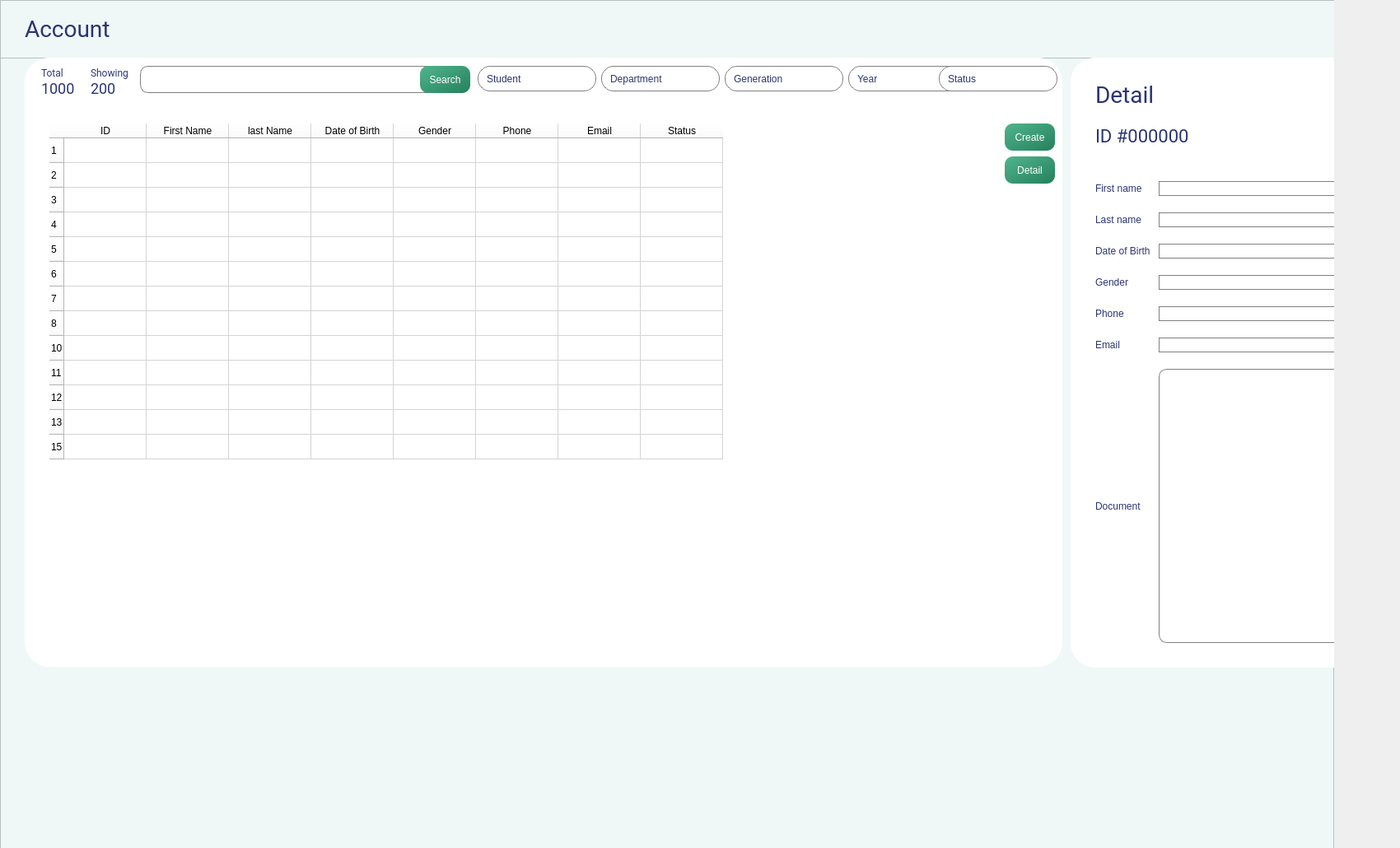
<?xml version="1.0" encoding="UTF-8"?>
<ui version="4.0">
 <class>account</class>
 <widget class="QWidget" name="account">
  <property name="geometry">
   <rect>
    <x>0</x>
    <y>0</y>
    <width>1700</width>
    <height>1030</height>
   </rect>
  </property>
  <property name="windowTitle">
   <string>Form</string>
  </property>
  <widget class="QFrame" name="frame_main">
   <property name="geometry">
    <rect>
     <x>0</x>
     <y>0</y>
     <width>1620</width>
     <height>1080</height>
    </rect>
   </property>
   <property name="styleSheet">
    <string notr="true">background-color: rgb(239, 248, 247);</string>
   </property>
   <property name="frameShape">
    <enum>QFrame::StyledPanel</enum>
   </property>
   <property name="frameShadow">
    <enum>QFrame::Raised</enum>
   </property>
   <widget class="QFrame" name="frame_top">
    <property name="geometry">
     <rect>
      <x>0</x>
      <y>0</y>
      <width>1681</width>
      <height>71</height>
     </rect>
    </property>
    <property name="frameShape">
     <enum>QFrame::StyledPanel</enum>
    </property>
    <property name="frameShadow">
     <enum>QFrame::Raised</enum>
    </property>
    <widget class="QLabel" name="main_titile">
     <property name="geometry">
      <rect>
       <x>30</x>
       <y>20</y>
       <width>181</width>
       <height>31</height>
      </rect>
     </property>
     <property name="font">
      <font>
       <family>Roboto</family>
       <pointsize>-1</pointsize>
       <weight>50</weight>
       <italic>false</italic>
       <bold>false</bold>
      </font>
     </property>
     <property name="styleSheet">
      <string notr="true">color: rgb(43, 53, 114);
font-size: 28px;</string>
     </property>
     <property name="text">
      <string>Account</string>
     </property>
    </widget>
   </widget>
   <widget class="QFrame" name="frame_main_panel">
    <property name="geometry">
     <rect>
      <x>30</x>
      <y>70</y>
      <width>1260</width>
      <height>740</height>
     </rect>
    </property>
    <property name="maximumSize">
     <size>
      <width>1651</width>
      <height>971</height>
     </size>
    </property>
    <property name="styleSheet">
     <string notr="true">background-color: rgb(255, 255, 255);
border-radius:30px;</string>
    </property>
    <property name="frameShape">
     <enum>QFrame::StyledPanel</enum>
    </property>
    <property name="frameShadow">
     <enum>QFrame::Raised</enum>
    </property>
    <widget class="QLabel" name="main_titile_2">
     <property name="geometry">
      <rect>
       <x>20</x>
       <y>10</y>
       <width>31</width>
       <height>16</height>
      </rect>
     </property>
     <property name="font">
      <font>
       <family>Roboto</family>
       <pointsize>-1</pointsize>
       <weight>50</weight>
       <italic>false</italic>
       <bold>false</bold>
      </font>
     </property>
     <property name="styleSheet">
      <string notr="true">color: rgb(43, 53, 114);
font-size: 12px;</string>
     </property>
     <property name="text">
      <string>Total</string>
     </property>
    </widget>
    <widget class="QLabel" name="main_titile_3">
     <property name="geometry">
      <rect>
       <x>20</x>
       <y>30</y>
       <width>41</width>
       <height>16</height>
      </rect>
     </property>
     <property name="font">
      <font>
       <family>Roboto</family>
       <pointsize>-1</pointsize>
       <weight>50</weight>
       <italic>false</italic>
       <bold>false</bold>
      </font>
     </property>
     <property name="styleSheet">
      <string notr="true">color: rgb(43, 53, 114);
font-size: 18px;</string>
     </property>
     <property name="text">
      <string>1000</string>
     </property>
    </widget>
    <widget class="QLabel" name="main_titile_4">
     <property name="geometry">
      <rect>
       <x>80</x>
       <y>30</y>
       <width>31</width>
       <height>16</height>
      </rect>
     </property>
     <property name="font">
      <font>
       <family>Roboto</family>
       <pointsize>-1</pointsize>
       <weight>50</weight>
       <italic>false</italic>
       <bold>false</bold>
      </font>
     </property>
     <property name="styleSheet">
      <string notr="true">color: rgb(43, 53, 114);
font-size: 18px;</string>
     </property>
     <property name="text">
      <string>200</string>
     </property>
    </widget>
    <widget class="QLabel" name="main_titile_5">
     <property name="geometry">
      <rect>
       <x>80</x>
       <y>10</y>
       <width>51</width>
       <height>16</height>
      </rect>
     </property>
     <property name="font">
      <font>
       <family>Roboto</family>
       <pointsize>-1</pointsize>
       <weight>50</weight>
       <italic>false</italic>
       <bold>false</bold>
      </font>
     </property>
     <property name="styleSheet">
      <string notr="true">color: rgb(43, 53, 114);
font-size: 12px;</string>
     </property>
     <property name="text">
      <string>Showing</string>
     </property>
    </widget>
    <widget class="QTableWidget" name="tableWidget">
     <property name="geometry">
      <rect>
       <x>30</x>
       <y>80</y>
       <width>1121</width>
       <height>631</height>
      </rect>
     </property>
     <property name="font">
      <font>
       <family>Roboto</family>
       <pointsize>8</pointsize>
       <weight>50</weight>
       <italic>false</italic>
       <bold>false</bold>
      </font>
     </property>
     <property name="styleSheet">
      <string notr="true">QWidget
{
    background-color: #fff;
    color: #000;
	color: rgb(43, 53, 114);
	font: 8pt &quot;Roboto&quot;;
}

QHeaderView::section
{
    background-color: #f0f9f8;
    font-size: 14pt;
    border-style: none;
    border-bottom: 1px solid #fffff8;
    border-right: 1px solid #fffff8;
}

QHeaderView::section:horizontal
{

}

QHeaderView::section:vertical
{

}
*/

QHeaderView::section
{
    background-color: #FCFCFC;
    padding: 4px;
    font: italic large &quot;Times New Roman&quot;;
    border-style: none;
    border-bottom: 1px solid #BCBCBC;
    border-right: 1px solid  #BCBCBC;
}

QHeaderView::section:checked
{
    background-color: #009507;
    font: bold italic;
}

QTableView
{

    font-size: 12pt;
    font: bold italic large &quot;Times New Roman&quot;;
}

QTableView QTableCornerButton::section
{
    background-color: #FCFCFC;
    border: 1px solid #BCBCBC;
}

QTableView::item::selected
{
    selection-background-color: #E6FFBF;
    selection-color:black;
}

QTableView::item::hover
{
    background-color: #C8EDFF;
    selection-color:black;
}</string>
     </property>
     <row>
      <property name="text">
       <string>1</string>
      </property>
     </row>
     <row>
      <property name="text">
       <string>2</string>
      </property>
     </row>
     <row>
      <property name="text">
       <string>3</string>
      </property>
     </row>
     <row>
      <property name="text">
       <string>4</string>
      </property>
     </row>
     <row>
      <property name="text">
       <string>5</string>
      </property>
     </row>
     <row>
      <property name="text">
       <string>6</string>
      </property>
     </row>
     <row>
      <property name="text">
       <string>7</string>
      </property>
     </row>
     <row>
      <property name="text">
       <string>8</string>
      </property>
     </row>
     <row>
      <property name="text">
       <string>10</string>
      </property>
     </row>
     <row>
      <property name="text">
       <string>11</string>
      </property>
     </row>
     <row>
      <property name="text">
       <string>12</string>
      </property>
     </row>
     <row>
      <property name="text">
       <string>13</string>
      </property>
     </row>
     <row>
      <property name="text">
       <string>15</string>
      </property>
     </row>
     <column>
      <property name="text">
       <string>ID</string>
      </property>
     </column>
     <column>
      <property name="text">
       <string>First Name</string>
      </property>
     </column>
     <column>
      <property name="text">
       <string>last Name</string>
      </property>
     </column>
     <column>
      <property name="text">
       <string>Date of Birth</string>
      </property>
     </column>
     <column>
      <property name="text">
       <string>Gender</string>
      </property>
     </column>
     <column>
      <property name="text">
       <string>Phone</string>
      </property>
     </column>
     <column>
      <property name="text">
       <string>Email</string>
      </property>
     </column>
     <column>
      <property name="text">
       <string>Status</string>
      </property>
     </column>
    </widget>
    <widget class="QTextEdit" name="textEdit">
     <property name="geometry">
      <rect>
       <x>140</x>
       <y>10</y>
       <width>381</width>
       <height>33</height>
      </rect>
     </property>
     <property name="cursor" stdset="0">
      <cursorShape>IBeamCursor</cursorShape>
     </property>
     <property name="styleSheet">
      <string notr="true">border-radius:10px;
font: 14pt &quot;Roboto&quot;;
color: rgb(43, 53, 114);
 border: 1px solid gray;</string>
     </property>
     <property name="html">
      <string>&lt;!DOCTYPE HTML PUBLIC &quot;-//W3C//DTD HTML 4.0//EN&quot; &quot;http://www.w3.org/TR/REC-html40/strict.dtd&quot;&gt;
&lt;html&gt;&lt;head&gt;&lt;meta name=&quot;qrichtext&quot; content=&quot;1&quot; /&gt;&lt;style type=&quot;text/css&quot;&gt;
p, li { white-space: pre-wrap; }
&lt;/style&gt;&lt;/head&gt;&lt;body style=&quot; font-family:'Roboto'; font-size:14pt; font-weight:400; font-style:normal;&quot;&gt;
&lt;p style=&quot;-qt-paragraph-type:empty; margin-top:0px; margin-bottom:0px; margin-left:5px; margin-right:0px; -qt-block-indent:0; text-indent:0px;&quot;&gt;&lt;br /&gt;&lt;/p&gt;&lt;/body&gt;&lt;/html&gt;</string>
     </property>
    </widget>
    <widget class="QLabel" name="lable_search">
     <property name="geometry">
      <rect>
       <x>460</x>
       <y>20</y>
       <width>21</width>
       <height>16</height>
      </rect>
     </property>
     <property name="font">
      <font>
       <family>Roboto</family>
       <pointsize>-1</pointsize>
       <weight>50</weight>
       <italic>false</italic>
       <bold>false</bold>
      </font>
     </property>
     <property name="styleSheet">
      <string notr="true">color: rgb(43, 53, 114);
font-size: 12px;</string>
     </property>
     <property name="text">
      <string/>
     </property>
     <property name="pixmap">
      <pixmap>:/image/icon/image/icon/search.svg</pixmap>
     </property>
    </widget>
    <widget class="QPushButton" name="pushButton">
     <property name="geometry">
      <rect>
       <x>480</x>
       <y>10</y>
       <width>61</width>
       <height>33</height>
      </rect>
     </property>
     <property name="cursor">
      <cursorShape>PointingHandCursor</cursorShape>
     </property>
     <property name="styleSheet">
      <string notr="true">background-color: qlineargradient(spread:pad, x1:0, y1:0, x2:1, y2:1, stop:0 rgba(81, 181, 142, 255), stop:1 rgba(36, 128, 91, 255));
color:#fff;
font: 12pt &quot;Roboto&quot;;
border-radius:10px;</string>
     </property>
     <property name="text">
      <string>Search</string>
     </property>
    </widget>
    <widget class="QComboBox" name="comboBox_Account_Type">
     <property name="geometry">
      <rect>
       <x>550</x>
       <y>10</y>
       <width>144</width>
       <height>31</height>
      </rect>
     </property>
     <property name="styleSheet">
      <string notr="true">QComboBox {
    border: 1px solid gray;
    border-radius: 15px;
    padding: 1px 18px 1px 10px;
    min-width: 6em;
font: 12pt &quot;Roboto&quot;;
color: rgb(43, 53, 114);
}

QComboBox:editable {
    background: white;
}

QComboBox:!editable, QComboBox::drop-down:editable {
     background-color:#fff;
	font: 12pt &quot;Roboto&quot;;
	color: rgb(43, 53, 114);
}

/* QComboBox gets the &quot;on&quot; state when the popup is open */
QComboBox:!editable:on, QComboBox::drop-down:editable:on {
       background-color:#fff;
}

QComboBox:on { /* shift the text when the popup opens */
	font: 12pt &quot;Roboto&quot;;
	color: rgb(43, 53, 114);
}

QComboBox::drop-down {
    subcontrol-origin: padding;
    subcontrol-position: top right;
    width: 15px;
	font: 12pt &quot;Roboto&quot;;
	color: rgb(43, 53, 114);
    border-left-width: 1px;
    border-left-color: darkgray;
	
    border-top-right-radius: 3px; /* same radius as the QComboBox */
    border-bottom-right-radius: 3px;
}

QComboBox::down-arrow {
    padding-right:13px;
	image: url(:/logo/image/caret-down-fill.png);
}

QComboBox::down-arrow:on { /* shift the arrow when popup is open */
    top: 1px;
    left: 1px;
}</string>
     </property>
     <item>
      <property name="text">
       <string>Student</string>
      </property>
     </item>
     <item>
      <property name="text">
       <string>Teacher</string>
      </property>
     </item>
     <item>
      <property name="text">
       <string>Admin</string>
      </property>
     </item>
    </widget>
    <widget class="QComboBox" name="comboBox_Account_Type_2">
     <property name="geometry">
      <rect>
       <x>700</x>
       <y>10</y>
       <width>144</width>
       <height>31</height>
      </rect>
     </property>
     <property name="styleSheet">
      <string notr="true">QComboBox {
    border: 1px solid gray;
    border-radius: 15px;
    padding: 1px 18px 1px 10px;
    min-width: 6em;
font: 12pt &quot;Roboto&quot;;
color: rgb(43, 53, 114);
}

QComboBox:editable {
    background: white;
}

QComboBox:!editable, QComboBox::drop-down:editable {
     background-color:#fff;
	font: 12pt &quot;Roboto&quot;;
	color: rgb(43, 53, 114);
}

/* QComboBox gets the &quot;on&quot; state when the popup is open */
QComboBox:!editable:on, QComboBox::drop-down:editable:on {
       background-color:#fff;
}

QComboBox:on { /* shift the text when the popup opens */
	font: 12pt &quot;Roboto&quot;;
	color: rgb(43, 53, 114);
}

QComboBox::drop-down {
    subcontrol-origin: padding;
    subcontrol-position: top right;
    width: 15px;
	font: 12pt &quot;Roboto&quot;;
	color: rgb(43, 53, 114);
    border-left-width: 1px;
    border-left-color: darkgray;
	
    border-top-right-radius: 3px; /* same radius as the QComboBox */
    border-bottom-right-radius: 3px;
}

QComboBox::down-arrow {
    padding-right:13px;
	image: url(:/logo/image/caret-down-fill.png);
}

QComboBox::down-arrow:on { /* shift the arrow when popup is open */
    top: 1px;
    left: 1px;
}</string>
     </property>
     <item>
      <property name="text">
       <string>Department</string>
      </property>
     </item>
    </widget>
    <widget class="QComboBox" name="comboBox_Account_Type_3">
     <property name="geometry">
      <rect>
       <x>850</x>
       <y>10</y>
       <width>144</width>
       <height>31</height>
      </rect>
     </property>
     <property name="styleSheet">
      <string notr="true">QComboBox {
    border: 1px solid gray;
    border-radius: 15px;
    padding: 1px 18px 1px 10px;
    min-width: 6em;
font: 12pt &quot;Roboto&quot;;
color: rgb(43, 53, 114);
}

QComboBox:editable {
    background: white;
}

QComboBox:!editable, QComboBox::drop-down:editable {
     background-color:#fff;
	font: 12pt &quot;Roboto&quot;;
	color: rgb(43, 53, 114);
}

/* QComboBox gets the &quot;on&quot; state when the popup is open */
QComboBox:!editable:on, QComboBox::drop-down:editable:on {
       background-color:#fff;
}

QComboBox:on { /* shift the text when the popup opens */
	font: 12pt &quot;Roboto&quot;;
	color: rgb(43, 53, 114);
}

QComboBox::drop-down {
    subcontrol-origin: padding;
    subcontrol-position: top right;
    width: 15px;
	font: 12pt &quot;Roboto&quot;;
	color: rgb(43, 53, 114);
    border-left-width: 1px;
    border-left-color: darkgray;
	
    border-top-right-radius: 3px; /* same radius as the QComboBox */
    border-bottom-right-radius: 3px;
}

QComboBox::down-arrow {
    padding-right:13px;
	image: url(:/logo/image/caret-down-fill.png);
}

QComboBox::down-arrow:on { /* shift the arrow when popup is open */
    top: 1px;
    left: 1px;
}</string>
     </property>
     <item>
      <property name="text">
       <string>Generation</string>
      </property>
     </item>
    </widget>
    <widget class="QComboBox" name="comboBox_Account_Type_4">
     <property name="geometry">
      <rect>
       <x>1000</x>
       <y>10</y>
       <width>144</width>
       <height>31</height>
      </rect>
     </property>
     <property name="minimumSize">
      <size>
       <width>144</width>
       <height>0</height>
      </size>
     </property>
     <property name="maximumSize">
      <size>
       <width>100</width>
       <height>16777215</height>
      </size>
     </property>
     <property name="styleSheet">
      <string notr="true">QComboBox {
    border: 1px solid gray;
    border-radius: 15px;
    padding: 1px 18px 1px 10px;
    min-width: 6em;
	width: 20px;

font: 12pt &quot;Roboto&quot;;
color: rgb(43, 53, 114);
}

QComboBox:editable {
    background: white;
}

QComboBox:!editable, QComboBox::drop-down:editable {
     background-color:#fff;
	font: 12pt &quot;Roboto&quot;;
	color: rgb(43, 53, 114);
}

/* QComboBox gets the &quot;on&quot; state when the popup is open */
QComboBox:!editable:on, QComboBox::drop-down:editable:on {
       background-color:#fff;
}

QComboBox:on { /* shift the text when the popup opens */
	font: 12pt &quot;Roboto&quot;;
	color: rgb(43, 53, 114);
}

QComboBox::drop-down {
    subcontrol-origin: padding;
    subcontrol-position: top right;

	font: 12pt &quot;Roboto&quot;;
	color: rgb(43, 53, 114);
    border-left-width: 1px;
    border-left-color: darkgray;
	
    border-top-right-radius: 3px; /* same radius as the QComboBox */
    border-bottom-right-radius: 3px;
}

QComboBox::down-arrow {
    padding-right:13px;
	image: url(:/logo/image/caret-down-fill.png);
}

QComboBox::down-arrow:on { /* shift the arrow when popup is open */
    top: 1px;
    left: 1px;
}</string>
     </property>
     <item>
      <property name="text">
       <string>Year</string>
      </property>
     </item>
    </widget>
    <widget class="QComboBox" name="comboBox_Account_Type_5">
     <property name="geometry">
      <rect>
       <x>1110</x>
       <y>10</y>
       <width>144</width>
       <height>31</height>
      </rect>
     </property>
     <property name="minimumSize">
      <size>
       <width>144</width>
       <height>0</height>
      </size>
     </property>
     <property name="styleSheet">
      <string notr="true">QComboBox {
    border: 1px solid gray;
    border-radius: 15px;
    padding: 1px 18px 1px 10px;
    min-width: 6em;
font: 12pt &quot;Roboto&quot;;
color: rgb(43, 53, 114);
}

QComboBox:editable {
    background: white;
}

QComboBox:!editable, QComboBox::drop-down:editable {
     background-color:#fff;
	font: 12pt &quot;Roboto&quot;;
	color: rgb(43, 53, 114);
}

/* QComboBox gets the &quot;on&quot; state when the popup is open */
QComboBox:!editable:on, QComboBox::drop-down:editable:on {
       background-color:#fff;
}

QComboBox:on { /* shift the text when the popup opens */
	font: 12pt &quot;Roboto&quot;;
	color: rgb(43, 53, 114);
}

QComboBox::drop-down {
    subcontrol-origin: padding;
    subcontrol-position: top right;
    width: 15px;
	font: 12pt &quot;Roboto&quot;;
	color: rgb(43, 53, 114);
    border-left-width: 1px;
    border-left-color: darkgray;
	
    border-top-right-radius: 3px; /* same radius as the QComboBox */
    border-bottom-right-radius: 3px;
}

QComboBox::down-arrow {
    padding-right:13px;
	image: url(:/logo/image/caret-down-fill.png);
}

QComboBox::down-arrow:on { /* shift the arrow when popup is open */
    top: 1px;
    left: 1px;
}</string>
     </property>
     <item>
      <property name="text">
       <string>Status</string>
      </property>
     </item>
    </widget>
    <widget class="QPushButton" name="pushButton_3">
     <property name="geometry">
      <rect>
       <x>1190</x>
       <y>80</y>
       <width>61</width>
       <height>33</height>
      </rect>
     </property>
     <property name="cursor">
      <cursorShape>PointingHandCursor</cursorShape>
     </property>
     <property name="styleSheet">
      <string notr="true">background-color: qlineargradient(spread:pad, x1:0, y1:0, x2:1, y2:1, stop:0 rgba(81, 181, 142, 255), stop:1 rgba(36, 128, 91, 255));
color:#fff;
font: 12pt &quot;Roboto&quot;;
border-radius:10px;</string>
     </property>
     <property name="text">
      <string>Create</string>
     </property>
    </widget>
    <widget class="QPushButton" name="pushButton_4">
     <property name="geometry">
      <rect>
       <x>1190</x>
       <y>120</y>
       <width>61</width>
       <height>33</height>
      </rect>
     </property>
     <property name="cursor">
      <cursorShape>PointingHandCursor</cursorShape>
     </property>
     <property name="styleSheet">
      <string notr="true">background-color: qlineargradient(spread:pad, x1:0, y1:0, x2:1, y2:1, stop:0 rgba(81, 181, 142, 255), stop:1 rgba(36, 128, 91, 255));
color:#fff;
font: 12pt &quot;Roboto&quot;;
border-radius:10px;</string>
     </property>
     <property name="text">
      <string>Detail</string>
     </property>
    </widget>
   </widget>
   <widget class="QFrame" name="frameDetail">
    <property name="geometry">
     <rect>
      <x>1300</x>
      <y>70</y>
      <width>861</width>
      <height>741</height>
     </rect>
    </property>
    <property name="styleSheet">
     <string notr="true">background-color: rgb(255, 255, 255);
border-radius:30px;</string>
    </property>
    <property name="frameShape">
     <enum>QFrame::StyledPanel</enum>
    </property>
    <property name="frameShadow">
     <enum>QFrame::Raised</enum>
    </property>
    <widget class="QPushButton" name="pushButton_2">
     <property name="geometry">
      <rect>
       <x>770</x>
       <y>30</y>
       <width>61</width>
       <height>33</height>
      </rect>
     </property>
     <property name="cursor">
      <cursorShape>PointingHandCursor</cursorShape>
     </property>
     <property name="styleSheet">
      <string notr="true">background-color: qlineargradient(spread:pad, x1:0, y1:0, x2:1, y2:1, stop:0 rgba(81, 181, 142, 255), stop:1 rgba(36, 128, 91, 255));
color:#fff;
font: 12pt &quot;Roboto&quot;;
border-radius:10px;</string>
     </property>
     <property name="text">
      <string>Back</string>
     </property>
    </widget>
    <widget class="QWidget" name="gridLayoutWidget">
     <property name="geometry">
      <rect>
       <x>30</x>
       <y>140</y>
       <width>421</width>
       <height>581</height>
      </rect>
     </property>
     <layout class="QGridLayout" name="gridLayout">
      <property name="topMargin">
       <number>10</number>
      </property>
      <property name="bottomMargin">
       <number>10</number>
      </property>
      <property name="horizontalSpacing">
       <number>10</number>
      </property>
      <property name="verticalSpacing">
       <number>20</number>
      </property>
      <item row="1" column="0">
       <widget class="QLabel" name="label_2">
        <property name="styleSheet">
         <string notr="true">color: rgb(43, 53, 114);
font: 8pt &quot;Roboto&quot;;</string>
        </property>
        <property name="text">
         <string>Last name</string>
        </property>
       </widget>
      </item>
      <item row="5" column="0">
       <widget class="QLabel" name="label_6">
        <property name="styleSheet">
         <string notr="true">color: rgb(43, 53, 114);
font: 8pt &quot;Roboto&quot;;</string>
        </property>
        <property name="text">
         <string>Email</string>
        </property>
       </widget>
      </item>
      <item row="0" column="0">
       <widget class="QLabel" name="label">
        <property name="styleSheet">
         <string notr="true">color: rgb(43, 53, 114);
font: 8pt &quot;Roboto&quot;;</string>
        </property>
        <property name="text">
         <string>First name</string>
        </property>
       </widget>
      </item>
      <item row="4" column="0">
       <widget class="QLabel" name="label_5">
        <property name="styleSheet">
         <string notr="true">color: rgb(43, 53, 114);
font: 8pt &quot;Roboto&quot;;</string>
        </property>
        <property name="text">
         <string>Phone</string>
        </property>
       </widget>
      </item>
      <item row="2" column="0">
       <widget class="QLabel" name="label_3">
        <property name="styleSheet">
         <string notr="true">color: rgb(43, 53, 114);
font: 8pt &quot;Roboto&quot;;</string>
        </property>
        <property name="text">
         <string>Date of Birth</string>
        </property>
       </widget>
      </item>
      <item row="3" column="0">
       <widget class="QLabel" name="label_4">
        <property name="styleSheet">
         <string notr="true">color: rgb(43, 53, 114);
font: 8pt &quot;Roboto&quot;;</string>
        </property>
        <property name="text">
         <string>Gender</string>
        </property>
       </widget>
      </item>
      <item row="6" column="0">
       <widget class="QLabel" name="label_7">
        <property name="styleSheet">
         <string notr="true">color: rgb(43, 53, 114);
font: 8pt &quot;Roboto&quot;;</string>
        </property>
        <property name="text">
         <string>Document</string>
        </property>
       </widget>
      </item>
      <item row="6" column="1">
       <widget class="QPlainTextEdit" name="plainTextEdit">
        <property name="styleSheet">
         <string notr="true">border-radius:10px;
font: 14pt &quot;Roboto&quot;;
color: rgb(43, 53, 114);
 border: 1px solid gray;</string>
        </property>
       </widget>
      </item>
      <item row="0" column="1">
       <widget class="QLineEdit" name="lineEdit_2">
        <property name="styleSheet">
         <string notr="true">border-radius:10px;
font: 14pt &quot;Roboto&quot;;
color: rgb(43, 53, 114);
 border: 1px solid gray;</string>
        </property>
       </widget>
      </item>
      <item row="1" column="1">
       <widget class="QLineEdit" name="lineEdit_3">
        <property name="styleSheet">
         <string notr="true">border-radius:10px;
font: 14pt &quot;Roboto&quot;;
color: rgb(43, 53, 114);
 border: 1px solid gray;</string>
        </property>
       </widget>
      </item>
      <item row="2" column="1">
       <widget class="QLineEdit" name="lineEdit_5">
        <property name="styleSheet">
         <string notr="true">border-radius:10px;
font: 14pt &quot;Roboto&quot;;
color: rgb(43, 53, 114);
 border: 1px solid gray;</string>
        </property>
       </widget>
      </item>
      <item row="3" column="1">
       <widget class="QLineEdit" name="lineEdit_6">
        <property name="styleSheet">
         <string notr="true">border-radius:10px;
font: 14pt &quot;Roboto&quot;;
color: rgb(43, 53, 114);
 border: 1px solid gray;</string>
        </property>
       </widget>
      </item>
      <item row="4" column="1">
       <widget class="QLineEdit" name="lineEdit_7">
        <property name="styleSheet">
         <string notr="true">border-radius:10px;
font: 14pt &quot;Roboto&quot;;
color: rgb(43, 53, 114);
 border: 1px solid gray;</string>
        </property>
       </widget>
      </item>
      <item row="5" column="1">
       <widget class="QLineEdit" name="lineEdit">
        <property name="styleSheet">
         <string notr="true">border-radius:10px;
font: 14pt &quot;Roboto&quot;;
color: rgb(43, 53, 114);
 border: 1px solid gray;</string>
        </property>
       </widget>
      </item>
     </layout>
    </widget>
    <widget class="QLabel" name="main_titile_6">
     <property name="geometry">
      <rect>
       <x>30</x>
       <y>30</y>
       <width>181</width>
       <height>31</height>
      </rect>
     </property>
     <property name="font">
      <font>
       <family>Roboto</family>
       <pointsize>-1</pointsize>
       <weight>50</weight>
       <italic>false</italic>
       <bold>false</bold>
      </font>
     </property>
     <property name="styleSheet">
      <string notr="true">color: rgb(43, 53, 114);
font-size: 28px;</string>
     </property>
     <property name="text">
      <string>Detail</string>
     </property>
    </widget>
    <widget class="QLabel" name="main_titile_7">
     <property name="geometry">
      <rect>
       <x>30</x>
       <y>80</y>
       <width>181</width>
       <height>31</height>
      </rect>
     </property>
     <property name="font">
      <font>
       <family>Roboto</family>
       <pointsize>-1</pointsize>
       <weight>50</weight>
       <italic>false</italic>
       <bold>false</bold>
      </font>
     </property>
     <property name="styleSheet">
      <string notr="true">color: rgb(43, 53, 114);
font-size: 22px;</string>
     </property>
     <property name="text">
      <string>ID #000000</string>
     </property>
    </widget>
    <widget class="QLabel" name="main_titile_8">
     <property name="geometry">
      <rect>
       <x>470</x>
       <y>140</y>
       <width>181</width>
       <height>181</height>
      </rect>
     </property>
     <property name="font">
      <font>
       <family>Roboto</family>
       <weight>50</weight>
       <italic>false</italic>
       <bold>false</bold>
      </font>
     </property>
     <property name="styleSheet">
      <string notr="true">image: url(:/image/icon/image/icon/Group 580.svg);
background-color: rgb(239, 248, 247);</string>
     </property>
     <property name="text">
      <string/>
     </property>
    </widget>
    <widget class="QPushButton" name="pushButton_5">
     <property name="geometry">
      <rect>
       <x>690</x>
       <y>140</y>
       <width>141</width>
       <height>33</height>
      </rect>
     </property>
     <property name="cursor">
      <cursorShape>PointingHandCursor</cursorShape>
     </property>
     <property name="styleSheet">
      <string notr="true">background-color: qlineargradient(spread:pad, x1:0, y1:0, x2:1, y2:1, stop:0 rgba(81, 181, 142, 255), stop:1 rgba(36, 128, 91, 255));
color:#fff;
font: 12pt &quot;Roboto&quot;;
border-radius:10px;</string>
     </property>
     <property name="text">
      <string>Edit</string>
     </property>
    </widget>
    <widget class="QPushButton" name="pushButton_6">
     <property name="geometry">
      <rect>
       <x>690</x>
       <y>180</y>
       <width>141</width>
       <height>33</height>
      </rect>
     </property>
     <property name="cursor">
      <cursorShape>PointingHandCursor</cursorShape>
     </property>
     <property name="styleSheet">
      <string notr="true">background-color: qlineargradient(spread:pad, x1:0, y1:0, x2:1, y2:1, stop:0 rgba(196, 35, 66, 255), stop:1 rgba(145, 46, 64, 255));
color:#fff;
font: 12pt &quot;Roboto&quot;;
border-radius:10px;</string>
     </property>
     <property name="text">
      <string>Disable Account</string>
     </property>
    </widget>
    <widget class="QWidget" name="gridLayoutWidget_2">
     <property name="geometry">
      <rect>
       <x>470</x>
       <y>350</y>
       <width>371</width>
       <height>371</height>
      </rect>
     </property>
     <layout class="QGridLayout" name="gridLayout_2">
      <property name="topMargin">
       <number>10</number>
      </property>
      <property name="bottomMargin">
       <number>10</number>
      </property>
      <property name="horizontalSpacing">
       <number>10</number>
      </property>
      <property name="verticalSpacing">
       <number>20</number>
      </property>
      <item row="2" column="0">
       <widget class="QLabel" name="label_9">
        <property name="styleSheet">
         <string notr="true">color: rgb(43, 53, 114);
font: 8pt &quot;Roboto&quot;;</string>
        </property>
        <property name="text">
         <string>Year</string>
        </property>
       </widget>
      </item>
      <item row="6" column="1">
       <spacer name="verticalSpacer">
        <property name="orientation">
         <enum>Qt::Vertical</enum>
        </property>
        <property name="sizeHint" stdset="0">
         <size>
          <width>20</width>
          <height>40</height>
         </size>
        </property>
       </spacer>
      </item>
      <item row="3" column="1">
       <widget class="QLineEdit" name="lineEdit_15">
        <property name="styleSheet">
         <string notr="true">border-radius:10px;
font: 14pt &quot;Roboto&quot;;
color: rgb(43, 53, 114);
 border: 1px solid gray;</string>
        </property>
       </widget>
      </item>
      <item row="1" column="1">
       <widget class="QLineEdit" name="lineEdit_13">
        <property name="styleSheet">
         <string notr="true">border-radius:10px;
font: 14pt &quot;Roboto&quot;;
color: rgb(43, 53, 114);
 border: 1px solid gray;</string>
        </property>
       </widget>
      </item>
      <item row="0" column="0">
       <widget class="QLabel" name="label_13">
        <property name="styleSheet">
         <string notr="true">color: rgb(43, 53, 114);
font: 8pt &quot;Roboto&quot;;</string>
        </property>
        <property name="text">
         <string>Class Name</string>
        </property>
       </widget>
      </item>
      <item row="1" column="0">
       <widget class="QLabel" name="label_11">
        <property name="styleSheet">
         <string notr="true">color: rgb(43, 53, 114);
font: 8pt &quot;Roboto&quot;;</string>
        </property>
        <property name="text">
         <string>Generation</string>
        </property>
       </widget>
      </item>
      <item row="0" column="1">
       <widget class="QLineEdit" name="lineEdit_12">
        <property name="styleSheet">
         <string notr="true">border-radius:10px;
font: 14pt &quot;Roboto&quot;;
color: rgb(43, 53, 114);
 border: 1px solid gray;</string>
        </property>
       </widget>
      </item>
      <item row="2" column="1">
       <widget class="QLineEdit" name="lineEdit_14">
        <property name="styleSheet">
         <string notr="true">border-radius:10px;
font: 14pt &quot;Roboto&quot;;
color: rgb(43, 53, 114);
 border: 1px solid gray;</string>
        </property>
       </widget>
      </item>
      <item row="4" column="1">
       <widget class="QLineEdit" name="lineEdit_16">
        <property name="styleSheet">
         <string notr="true">border-radius:10px;
font: 14pt &quot;Roboto&quot;;
color: rgb(43, 53, 114);
 border: 1px solid gray;</string>
        </property>
       </widget>
      </item>
      <item row="5" column="1">
       <widget class="QLineEdit" name="lineEdit_18">
        <property name="styleSheet">
         <string notr="true">border-radius:10px;
font: 14pt &quot;Roboto&quot;;
color: rgb(43, 53, 114);
 border: 1px solid gray;</string>
        </property>
       </widget>
      </item>
      <item row="3" column="0">
       <widget class="QLabel" name="label_10">
        <property name="styleSheet">
         <string notr="true">color: rgb(43, 53, 114);
font: 8pt &quot;Roboto&quot;;</string>
        </property>
        <property name="text">
         <string>Fuclty</string>
        </property>
       </widget>
      </item>
      <item row="4" column="0">
       <widget class="QLabel" name="label_14">
        <property name="styleSheet">
         <string notr="true">color: rgb(43, 53, 114);
font: 8pt &quot;Roboto&quot;;</string>
        </property>
        <property name="text">
         <string>Department</string>
        </property>
       </widget>
      </item>
      <item row="5" column="0">
       <widget class="QLabel" name="label_16">
        <property name="styleSheet">
         <string notr="true">color: rgb(43, 53, 114);
font: 8pt &quot;Roboto&quot;;</string>
        </property>
        <property name="text">
         <string>Degree</string>
        </property>
       </widget>
      </item>
     </layout>
    </widget>
   </widget>
  </widget>
 </widget>
 <resources/>
 <connections/>
</ui>
